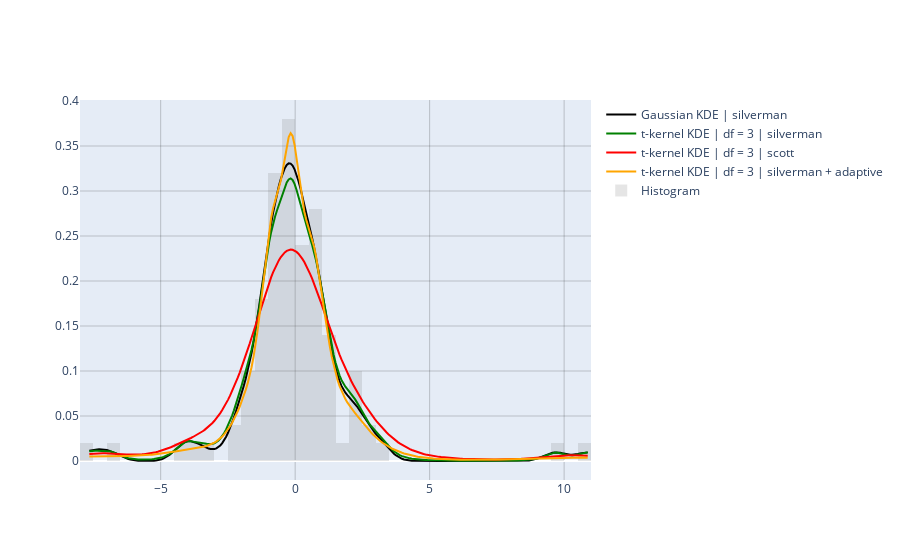

The notebook cell this image was saved under:
### Code cell
fig = go.Figure()

# Gaussian KDE
fig.add_trace(
    go.Scatter(
        x=gaussian_kde.grid,
        y=gaussian_density,
        mode="lines",
        name="Gaussian KDE | silverman",
        line=dict(color="black")
    )
)

# t-kernel KDE df = 4
fig.add_trace(
    go.Scatter(
        x=t2_kde.grid,
        y=t2_density,
        mode="lines",
        name="t-kernel KDE | df = 3 | silverman",
        line=dict(color="green")
    )
)

# t-kernel KDE df = 2
fig.add_trace(
    go.Scatter(
        x=t3_kde.grid,
        y=t3_density,
        mode="lines",
        name="t-kernel KDE | df = 3 | scott",
        line=dict(color="red")
    )
)

fig.add_trace(
    go.Scatter(
        x=t4_kde.grid,
        y=t4_density,
        mode="lines",
        name="t-kernel KDE | df = 3 | silverman + adaptive",
        line=dict(color="orange")
    )
)

# Histogram
fig.add_trace(
    go.Histogram(
        x=t_samples,
        nbinsx=50,
        histnorm="probability density",
        marker=dict(color="gray"),
        opacity=0.2,
        name="Histogram"
    )
)


fig.update_xaxes(showgrid=True, gridwidth=1, gridcolor="rgba(0,0,0,0.2)")
fig.update_yaxes(showgrid=True, gridwidth=1, gridcolor="rgba(0,0,0,0.2)")

fig.update_layout(
    legend=dict(
        x=1.02,
        y=1,
        xanchor="left",
        yanchor="top"
    ),
    margin=dict(r=160)  # make room for the legend
)

fig.show()

### Figure 1 — Plotly figure (JSON) as saved in the notebook; plotly's stock layout.template omitted (floating-point values rounded to 4 significant figures; data arrays with more than 128 entries replaced by an {"elided": "..."} marker saying what was removed)
{"data": [{"line": {"color": "black"}, "mode": "lines", "name": "Gaussian KDE | silverman", "type": "scatter", "x": {"elided": "256 float values"}, "y": {"elided": "256 float values"}}, {"line": {"color": "green"}, "mode": "lines", "name": "t-kernel KDE | df = 3 | silverman", "type": "scatter", "x": {"elided": "256 float values"}, "y": {"elided": "256 float values"}}, {"line": {"color": "red"}, "mode": "lines", "name": "t-kernel KDE | df = 3 | scott", "type": "scatter", "x": {"elided": "256 float values"}, "y": {"elided": "256 float values"}}, {"line": {"color": "orange"}, "mode": "lines", "name": "t-kernel KDE | df = 3 | silverman + adaptive", "type": "scatter", "x": {"elided": "256 float values"}, "y": {"elided": "256 float values"}}, {"histnorm": "probability density", "marker": {"color": "gray"}, "name": "Histogram", "nbinsx": 50, "opacity": 0.2, "type": "histogram", "x": [2.994, -0.1508, -0.02749, 1.033, 1.348, 2.422, 1.015, -0.2299, 9.673, 0.5273, 2.079, 0.07417, 0.7165, 2.514, 0.7481, -7.653, -0.8801, -0.4024, 0.2883, -0.5787, -1.072, -0.09365, 0.02527, -1.3, 3.207, -0.3373, -1.232, 0.2901, 0.2606, 0.7076, 0.06067, -0.2797, -1.067, -0.349, -0.1484, -1.144, -0.1389, -0.1686, 0.6822, -0.0111, -0.6682, -0.7575, -3.401, -0.2905, 0.4161, -4.133, -0.9346, -1.843, -1.23, -6.92, 0.7205, 0.518, -0.2462, 0.04316, -0.1599, 0.7889, 2.03, -1.976, 0.1416, 0.0002287, -0.5955, 0.3848, 0.9352, -3.986, -0.8604, 1.264, -0.5505, -1.01, -0.7965, -1.471, 1.11, -0.7789, -0.7953, -2.116, 0.6639, 0.8787, 2.203, -0.8271, 0.8249, -1.835, -2.462, -0.09209, -1.68, 1.482, 10.88, -0.9692, -0.8287, 2.0, -0.5009, 1.3, 0.5204, -1.082, -0.9414, -1.758, -0.3531, -0.2208, 0.4336, 1.715, 0.8332, -0.1168]}], "layout": {"legend": {"x": 1.02, "xanchor": "left", "y": 1, "yanchor": "top"}, "margin": {"r": 160}, "xaxis": {"gridcolor": "rgba(0,0,0,0.2)", "gridwidth": 1, "showgrid": true}, "yaxis": {"gridcolor": "rgba(0,0,0,0.2)", "gridwidth": 1, "showgrid": true}}}
